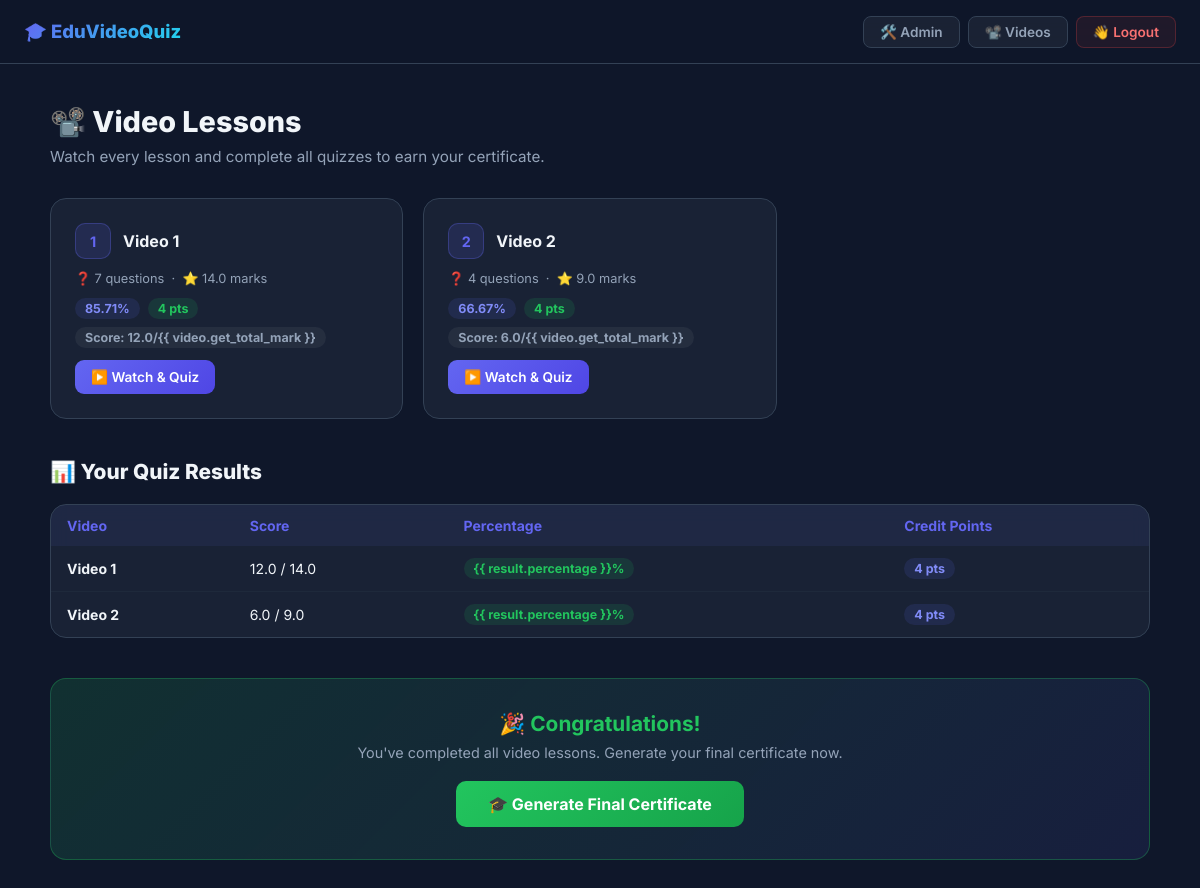
The page /video_list/ (signed in) on the database as committed earlier.
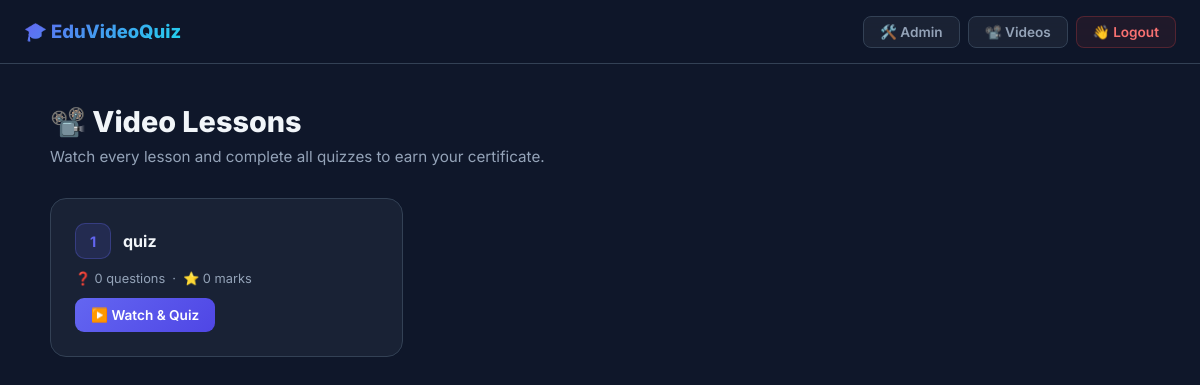
The same page on the database as committed later.
### video_app/models.py (models this page shows, shortened)
class VideoLesson(models.Model):
    title = models.CharField(max_length=200)
    video_file = models.FileField(upload_to='videos/')
    order = models.PositiveIntegerField(default=1)
    @property
    def get_total_mark(self):
        t = 0
        for q in self.questions.all():
            t += q.mark
        return t

class Question(models.Model):
    video = models.ForeignKey(VideoLesson, related_name='questions', on_delete=models.CASCADE)
    question_text = models.TextField()
    mark = models.FloatField(default=1)  # mark per question (optional if all are equal)

class QuizResult(models.Model):
    user = models.ForeignKey(settings.AUTH_USER_MODEL, on_delete=models.CASCADE)
    video = models.ForeignKey(VideoLesson, on_delete=models.CASCADE)
    score = models.FloatField()
    total_questions = models.IntegerField()
    percentage = models.FloatField()
    credit_point = models.IntegerField(default=0)  # Add this if not present
    certificate_generated = models.BooleanField(default=False)
    certificate_file = models.FileField(upload_to='certificates/', null=True, blank=True)  # New optional field

### video_app/views.py (the view)
# urls.py: path('video_list/', views.video_list, name='video_list'),
@login_required(login_url='/users/login/')
def video_list(request):
    all_videos = VideoLesson.objects.all().order_by('id')
    latest_results = []
    completed_video_ids = set()
    for video in all_videos:
        latest_result = QuizResult.objects.filter(user=request.user, video=video).order_by('-id').first()
        if latest_result:
            latest_results.append(latest_result)
            completed_video_ids.add(video.id)
    all_video_ids = set(all_videos.values_list('id', flat=True))
    show_generate_button = (completed_video_ids == all_video_ids)
    return render(request, 'videoquiz/video_list.html', {
        'all_videos': all_videos,
        'quiz_results': latest_results,
        'show_generate_button': show_generate_button,
    })

### video_app/templates/videoquiz/video_list.html (shortened to what this page needs)
{% extends 'layout.html' %}
{% block content %}
<div class="container">
  <div class="page-hero">
    <h1>📽️ Video Lessons</h1>
    <p>Watch every lesson and complete all quizzes to earn your certificate.</p>
  </div>
  {% if all_videos %}
  <div class="videos-grid">
    {% for video in all_videos %}
    {% with result=quiz_results|dictsortreversed:"id"|first %}
    <div class="video-card">
      <div style="display:flex;align-items:center;gap:12px;">
        <div class="num">{{ forloop.counter }}</div>
        <h3>{{ video.title }}</h3>
      </div>
      <div class="meta">❓ {{ video.questions.count }} questions &nbsp;·&nbsp; ⭐ {{ video.get_total_mark }} marks</div>
      {% for res in quiz_results %}
      {% if res.video.id == video.id %}
      <div style="display:flex;align-items:center;gap:8px;flex-wrap:wrap;">
        <span class="badge badge-blue">{{ res.percentage }}%</span>
        <span class="badge badge-green">{{ res.credit_point }} pts</span>
        <span class="badge" style="background:rgba(255,255,255,0.05);color:#94a3b8;">Score: {{ res.score }}/{{
          video.get_total_mark }}</span>
      </div>
      {% endif %}
      {% endfor %}
      <a href="{% url 'video_app:video_quiz_page' video.id %}">▶️ Watch & Quiz</a>
    </div>
    {% endwith %}
    {% endfor %}
  </div>
  {% else %}
  <div style="text-align:center;padding:80px 20px;color:#94a3b8;">
    <div style="font-size:4rem;margin-bottom:16px;">📭</div>
    <p style="font-size:1.1rem;">No video lessons are available yet.</p>
  </div>
  {% endif %}
  {% if quiz_results %}
  <h2 class="section-title">📊 Your Quiz Results</h2>
  <div class="card" style="padding:0;overflow:hidden;">
    <div style="overflow-x:auto;">
      <table class="results-table">
        <thead>
          <tr>
            <th>Video</th>
            <th>Score</th>
            <th>Percentage</th>
            <th>Credit Points</th>
          </tr>
        </thead>
        <tbody>
          {% for result in quiz_results %}
          <tr>
            <td><strong>{{ result.video.title }}</strong></td>
            <td>{{ result.score }} / {{ result.video.get_total_mark }}</td>
            <td><span class="badge {% if result.percentage >= 60 %}badge-green{% else %}badge-red{% endif %}">{{
                result.percentage }}%</span></td>
            <td><span class="badge badge-blue">{{ result.credit_point }} pts</span></td>
          </tr>
          {% endfor %}
        </tbody>
      </table>
    </div>
  </div>
  {% endif %}
  {% if show_generate_button %}
  <div class="gen-cert">
    <h2>🎉 Congratulations!</h2>
    <p>You've completed all video lessons. Generate your final certificate now.</p>
    <form method="post" action="{% url 'video_app:generate_final_certificate' %}">
      <button type="submit">🎓 Generate Final Certificate</button>
    </form>
  </div>
  {% endif %}
</div>
{% endblock %}

Rows that differ between the two databases and show on the page:
removed VideoLesson: title "Video 1", questions.count "7", get_total_mark "14.0"
removed QuizResult: percentage "85.71", credit_point "4", score "12.0", video "Video 1", video.get_total_mark "14.0"
removed VideoLesson: title "Video 2", questions.count "4", get_total_mark "9.0"
removed QuizResult: percentage "66.67", credit_point "4", score "6.0", video "Video 2", video.get_total_mark "9.0"
added VideoLesson: title "quiz", questions.count "0", get_total_mark "0"
Other text that changed with them:
text no longer shown: "📊 Your Quiz Results Video Score Percentage Credit Points 🎉 Congratulations! You've completed all video lessons. Generate your final certificate now. 🎓 Generate Final Certificate"
